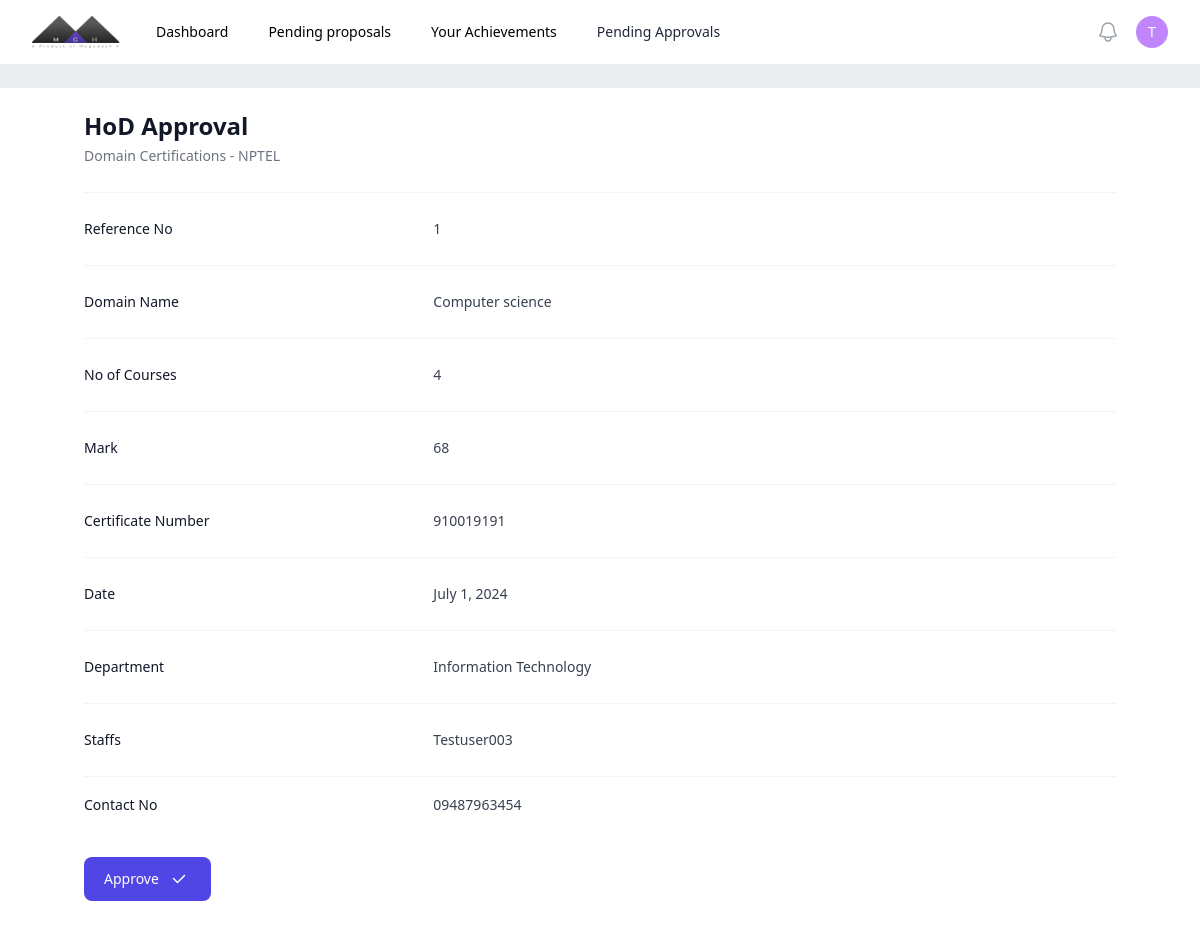
The page /approvalapplication/d1/1/ (signed in) on the database its author committed.
### authentication/models.py (models this page shows)
class staff(AbstractUser):
    dept = models.ForeignKey(department, on_delete=models.CASCADE, null=True, blank=True)
    designation = models.CharField(max_length=20)
    phone = models.CharField(max_length=20)
    def __str__(self):
        return self.username

class department(models.Model):
    name = models.CharField(max_length=50)
    hod = models.OneToOneField('staff', on_delete=models.SET_NULL, null=True, blank=True, related_name='hod')
    def __str__(self):
        return self.name

### central/models.py (models this page shows, shortened)
class d1(models.Model):
    domain = models.CharField(max_length=50)
    noc = models.PositiveIntegerField()
    mark = models.PositiveIntegerField()
    certificateno = models.CharField(max_length=35, unique=True)
    staffs = models.ForeignKey(staff, on_delete=models.CASCADE, null=True)
    department = models.ForeignKey(department, on_delete=models.SET_NULL, null=True)
    date = models.DateField()
    hodapproval = models.BooleanField(verbose_name="HoD Approval Status", default=False, null=True)
    controller = models.BooleanField(verbose_name="Controller Approval Status", default=False, null=True)
    class Meta:
        verbose_name = 'Domain Certification'
        verbose_name_plural = 'Domain Certifications'

### controller/decorator.py (the view)
    def wrapper(request, *args, **kwargs):
        if request.user.groups.filter(Q(name='HoD') | Q(name='Controller')).exists():
            return view(request, *args, **kwargs)
        else:
            return HttpResponse("Your are restricted from viewing this page")

### controller/decorator.py (called while the page is built)
def is_moderator(view):
    def wrapper(request, *args, **kwargs):
        if request.user.groups.filter(Q(name='HoD') | Q(name='Controller')).exists():
            return view(request, *args, **kwargs)
        else:
            return HttpResponse("Your are restricted from viewing this page")
    return wrapper

### controller/views.py (called while the page is built)
@is_moderator
def approvalapplication(request, category,id):
    obj = centralmodels[category].objects.get(id=id)
    return render(request, f'controller/applications/{category}_application.html', {'object': obj})

### controller/templates/controller/applications/d1_application.html (shortened to what this page needs)
{% load static tailwind_tags %}
<!DOCTYPE html>
<html lang="en">
<head>
    {% tailwind_css %}
</head>
<body class="bg-[#ebedf0]">
  {% include 'central/nav.html' %}
  <div class="bg-white min-w-full mt-6 ">
    <div class="bg-white max-w-[90%] rounded-md p-6 mx-auto">
        <div class="px-4 sm:px-0">
          <h3 class="text-2xl font-semibold leading-7 text-gray-900">{{request.user.groups.first}} Approval</h3>
          <p class="mt-1 max-w-2xl text-sm leading-6 text-gray-500">Domain Certifications - NPTEL</p>
        </div>
        <div class="mt-6 border-t border-gray-100">
          <dl class="divide-y divide-gray-100">
            <div class="px-4 py-6 sm:grid sm:grid-cols-3 sm:gap-4 sm:px-0">
              <dt class="text-sm font-medium leading-6 text-gray-900">Reference No</dt>
              <dd class="mt-1 text-sm leading-6 text-gray-700 sm:col-span-2 sm:mt-0">{{object.id}}</dd>
            </div>
            <div class="px-4 py-6 sm:grid sm:grid-cols-3 sm:gap-4 sm:px-0">
              <dt class="text-sm font-medium leading-6 text-gray-900">Domain Name</dt>
              <dd class="mt-1 text-sm leading-6 text-gray-700 sm:col-span-2 sm:mt-0">{{object.domain}}</dd>
            </div>
            <div class="px-4 py-6 sm:grid sm:grid-cols-3 sm:gap-4 sm:px-0">
              <dt class="text-sm font-medium leading-6 text-gray-900">No of Courses</dt>
              <dd class="mt-1 text-sm leading-6 text-gray-700 sm:col-span-2 sm:mt-0">{{object.noc}}</dd>
            </div>
            <div class="px-4 py-6 sm:grid sm:grid-cols-3 sm:gap-4 sm:px-0">
              <dt class="text-sm font-medium leading-6 text-gray-900">Mark</dt>
              <dd class="mt-1 text-sm leading-6 text-gray-700 sm:col-span-2 sm:mt-0">{{object.mark}}</dd>
            </div>
            <div class="px-4 py-6 sm:grid sm:grid-cols-3 sm:gap-4 sm:px-0">
              <dt class="text-sm font-medium leading-6 text-gray-900">Certificate Number</dt>
              <dd class="mt-1 text-sm leading-6 text-gray-700 sm:col-span-2 sm:mt-0">{{object.certificateno}}</dd>
            </div>
            <div class="px-4 py-6 sm:grid sm:grid-cols-3 sm:gap-4 sm:px-0">
              <dt class="text-sm font-medium leading-6 text-gray-900">Date</dt>
              <dd class="mt-1 text-sm leading-6 text-gray-700 sm:col-span-2 sm:mt-0">{{object.date}}</dd>
            </div>
            <div class="px-4 py-6 sm:grid sm:grid-cols-3 sm:gap-4 sm:px-0">
              <dt class="text-sm font-medium leading-6 text-gray-900">Department</dt>
              <dd class="mt-1 text-sm leading-6 text-gray-700 sm:col-span-2 sm:mt-0">{{object.department}}</dd>
            </div>
            <div class="px-4 py-6 sm:grid sm:grid-cols-3 sm:gap-4 sm:px-0">
              <dt class="text-sm font-medium leading-6 text-gray-900">Staffs</dt>
              <dd class="mt-1 text-sm leading-6 text-gray-700 sm:col-span-2 sm:mt-0">
                {{object.staffs}}
              </dd>
            </div>
            <div class="px-4 py-4 sm:grid sm:grid-cols-3 sm:gap-4 sm:px-0">
              <dt class="text-sm font-medium leading-6 text-gray-900">Contact No</dt>
              <dd class="mt-1 text-sm leading-6 text-gray-700 sm:col-span-2 sm:mt-0">
                {{object.staffs.phone}}
              </dd>
            </div>
          </dl>
        </div>
        <div class="mt-6 flex gap-2">
          <a href="{% url 'approve' category='d1' id=object.id %}">
            <button type="button" class=" flex gap-2 items-center justify-between text-white bg-[#4f46e5] hover:bg-[#645cff] focus:ring-4 focus:ring-blue-300 font-medium rounded-lg text-sm px-5 py-2.5 me-2 mb-2 dark:bg-blue-600 dark:hover:bg-blue-700 focus:outline-none dark:focus:ring-blue-800">
                Approve
                <img src="{% static 'images/Check.svg' %}" class="min-w-[20px] min-h-[20px]">
            </button>
          </a>
        </div>
      </div>
  </div>
</body>
</html>

### central/templates/central/nav.html (shortened to what this page needs)
{% load static %}
<nav class="bg-white">
     <div class="mx-auto max-w-7xl px-2 sm:px-6 lg:px-8">
       <div class="relative flex h-16 items-center justify-between">
         <div class="flex flex-1 items-center justify-center sm:items-stretch sm:justify-start">
           <div class="flex flex-shrink-0 items-center">
             <img class="h-8 w-auto" src="{% static 'images/logo.png' %}" alt="Your Company">
           </div>
           <div class="hidden sm:ml-6 sm:block">
             <div class="flex space-x-4">
               <a href="/" class="rounded-md px-3 py-2 text-sm font-medium text-black hover:bg-gray-100" aria-current="page">Dashboard</a>
               <a href="/pendingproposals" class="rounded-md px-3 py-2 text-sm font-medium text-black hover:bg-gray-100 hover:text-black">Pending proposals</a>
               <a href="/achievements" class="rounded-md px-3 py-2 text-sm font-medium text-black hover:bg-gray-100 hover:text-black">Your Achievements</a>
               {% if request.user.groups.first.name == 'Controller' or request.user.groups.first.name == 'HoD'%}
               <a href="/pendingapprovals" class="block rounded-md px-3 py-2 text-sm font-medium text-gray-800 hover:bg-slate-100 hover:text-black">Pending Approvals</a>
               {% endif %}
             </div>
           </div>
         </div>
         <div class="absolute inset-y-0 right-0 flex items-center pr-2 sm:static sm:inset-auto sm:ml-6 sm:pr-0">
           <button type="button" class="relative rounded-full p-1 text-gray-400 hover:text-black focus:outline-none focus:ring-2 focus:ring-white focus:ring-offset-2 focus:ring-offset-gray-800">
             <span class="absolute -inset-1.5"></span>
           </button>
           <div class="relative ml-3">
             <div>
               <button type="button" class="min-w-8 min-h-8 flex items-center justify-center relative rounded-full text-sm border-none focus:outline-none" id="user-menu-button" aria-expanded="false" aria-haspopup="true">
                 <div class="">
                    <p class="text-white font-medium">{{request.user.username|make_list|first}}</p>
                 </div>
               </button>
             </div>
           </div>
         </div>
       </div>
     </div>
   </nav>

### rows shown on the page
staff: user.username|make_list "T", user.groups.first "HoD"
d1: id "1", domain "Computer science", noc "4", mark "68", certificateno "910019191", date "July 1, 2024", department "Information Technology", staffs "Testuser003", staffs.phone "09487963454"
